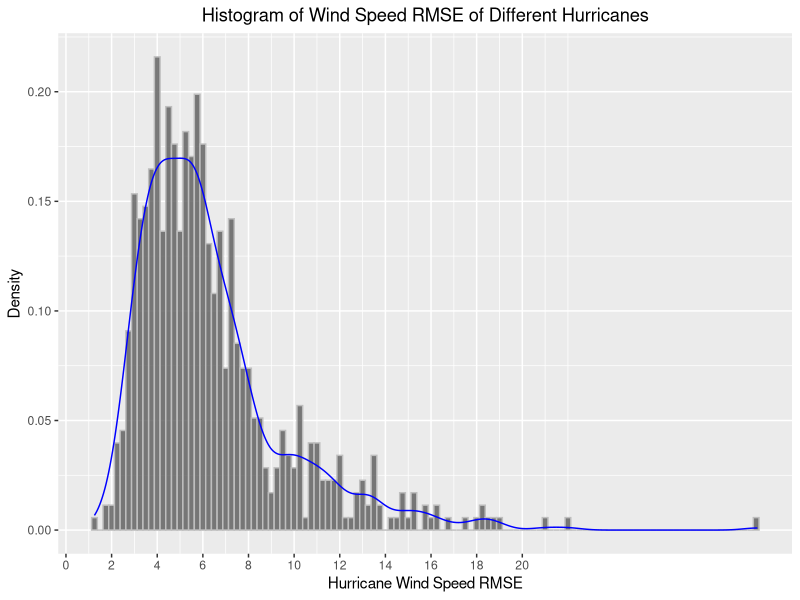
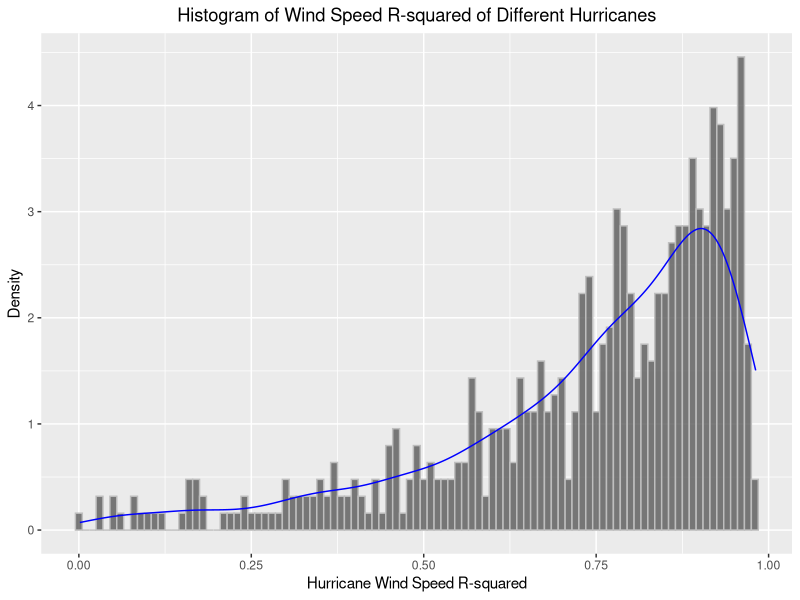
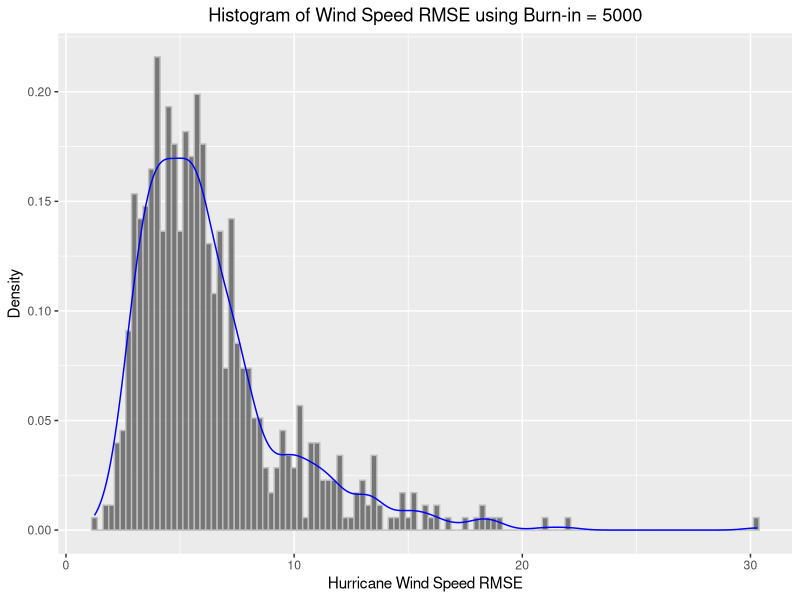
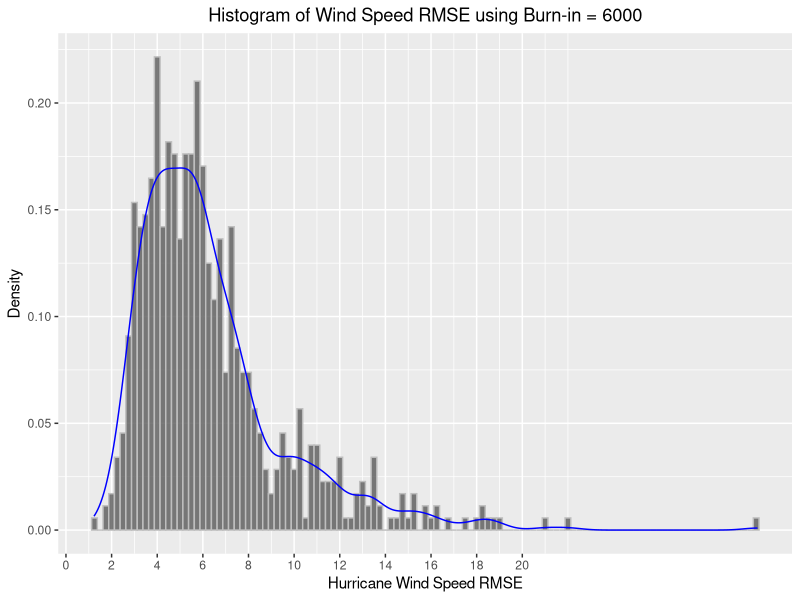
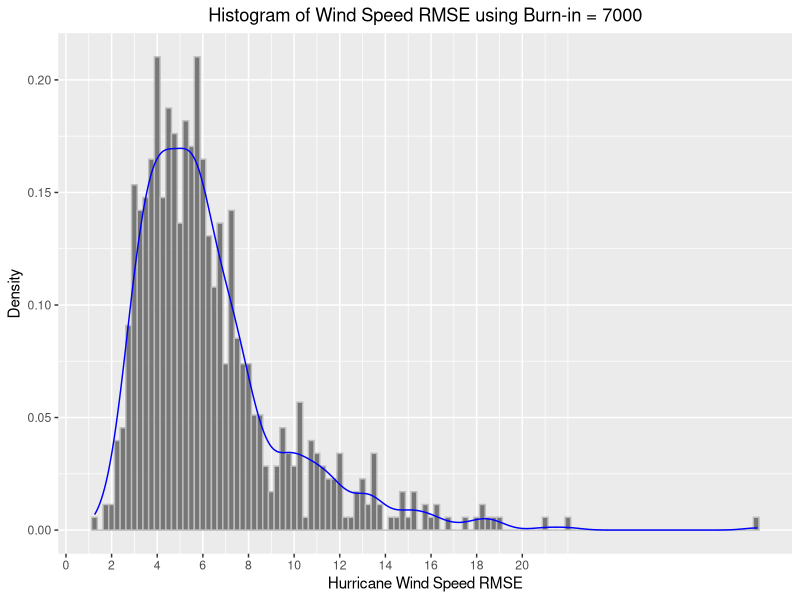
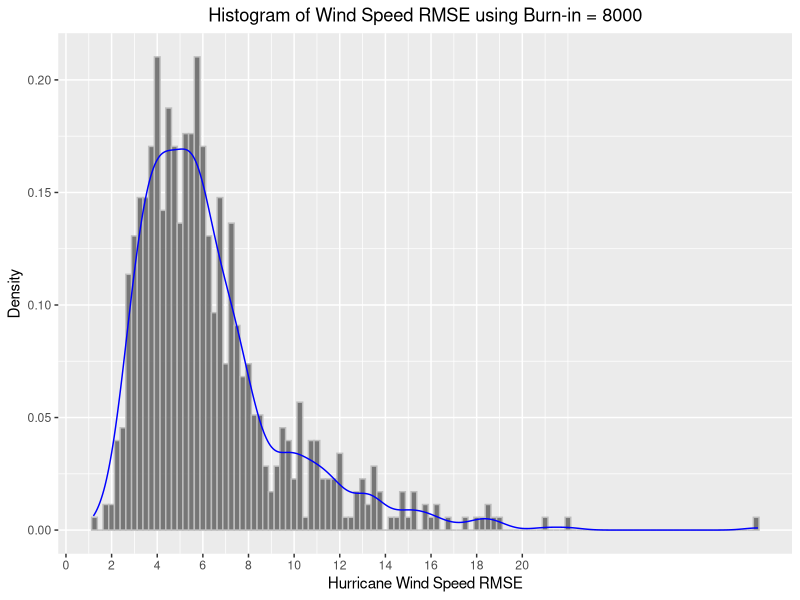
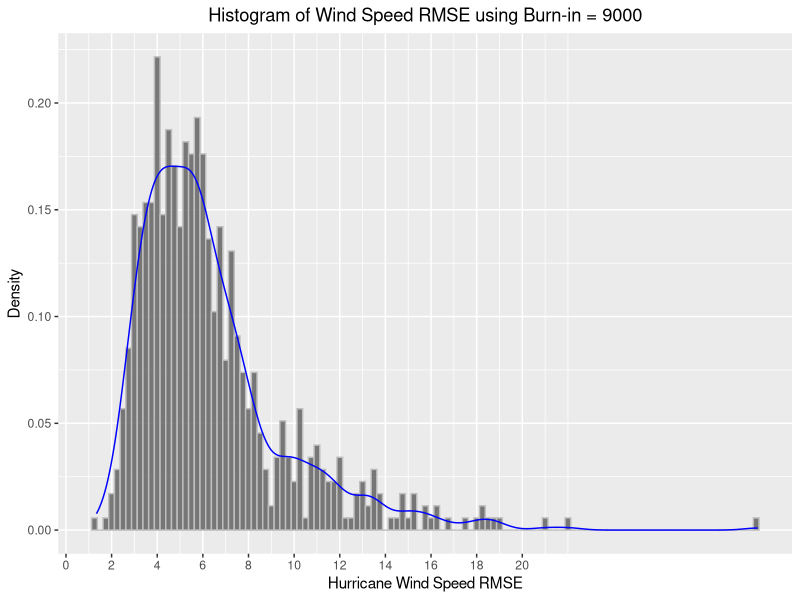
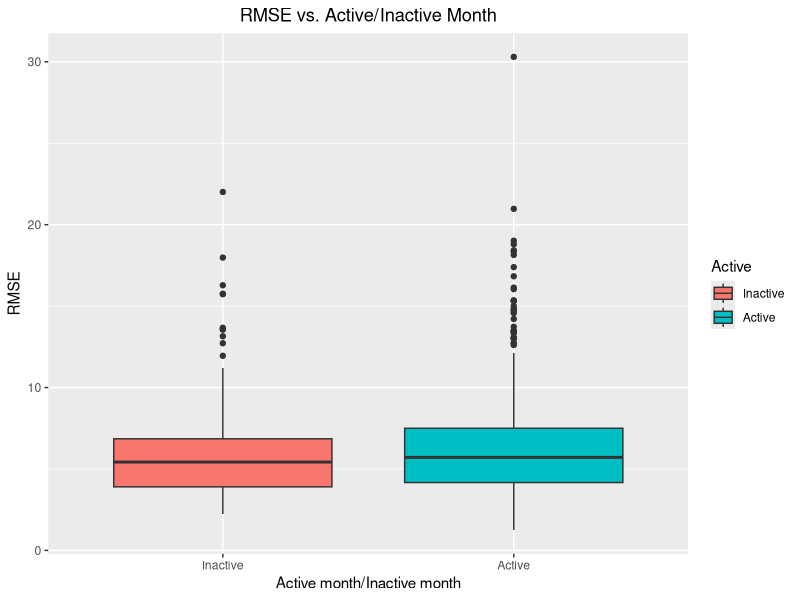

The R source for these figures, in order:
## ---- chunk 1
options(warn = -1, message = FALSE)

library(MASS)
library(tidyverse)
library(ggridges)
library(dplyr)
library(broom)
library(gridExtra)
## ---- chunk 2
# prior settings from MCMC.rmd, not to be shown in the pdf file.
origin_df = read.csv("hurrican703.csv")

hurricane_df = origin_df %>% 
  mutate(
    Active = ifelse(Month %in% month.name[8:10], "Active", "Inactive"),
    Active = factor(Active, levels = c("Inactive", "Active")),
    Month = factor(Month, levels = month.name[-c(2:3)]), # April-January (January ref, may choose another)
    Nature = as.factor(Nature), # TS,ET,DS,SS,NR (DS ref, may choose another)
    # note: one hurricane can have multiple natures throughout its life
    time = gsub("[()]", "", time),
    time = paste0(ifelse(substr(time, 1, 2) > 23, "19", "20"), time),
    time = as.POSIXct(time, format = "%Y-%m-%d %H:%M:%S"),
    hour = substr(time, 12, 19)
  ) %>% 
  # remove data not at six-hour time intervals. (613 observations)
  filter(hour %in% c("00:00:00", "06:00:00", "12:00:00", "18:00:00")) %>% 
  dplyr::select(-hour)

# remove hurricanes that has only 2 (<3) observations (change the threshold if you wish)
few_id = hurricane_df %>% 
  group_by(ID) %>% 
  summarize(obs = n()) %>% 
  filter(obs < 3) %>% 
  .$ID
hurricane_df = hurricane_df %>% filter(!(ID %in% few_id)) # remove 3 hurricanes

# manually correct hurricanes that have same names but are actually different
hurricane_df = 
  hurricane_df %>% 
  mutate(
    # 2 hurricanes with the name ALICE.1954
    ID = ifelse(ID == "ALICE.1954" & Month == "June", "ALICE.1954(1)", ID),
    ID = ifelse(ID == "ALICE.1954", "ALICE.1954(2)", ID),
    # 4 hurricanes with the name SUBTROP:UNNAMED.1974
    ID = ifelse(ID == "SUBTROP:UNNAMED.1974" & Month == "June", "SUBTROP:UNNAMED.1974(1)", ID),
    ID = ifelse(ID == "SUBTROP:UNNAMED.1974" & Month == "July", "SUBTROP:UNNAMED.1974(2)", ID),
    ID = ifelse(ID == "SUBTROP:UNNAMED.1974" & Month == "August", "SUBTROP:UNNAMED.1974(3)", ID),
    ID = ifelse(ID == "SUBTROP:UNNAMED.1974", "SUBTROP:UNNAMED.1974(4)", ID),
    # 2 hurricanes with the name SUBTROP:UNNAMED.1976
    ID = ifelse(ID == "SUBTROP:UNNAMED.1976" & Month == "May", "SUBTROP:UNNAMED.1976(1)", ID),
    ID = ifelse(ID == "SUBTROP:UNNAMED.1976", "SUBTROP:UNNAMED.1976(2)", ID)
  ) %>% 
  mutate(Season = Season - 1950) # scale the year

# data partition, no need to partition data
Training = hurricane_df

n = length(unique(Training$ID))

Y = split(Training$Wind.kt, Training$ID) %>% 
  lapply(function(x) x[-c(1:2)])

X = Training %>% 
  group_by(ID) %>% 
  slice(1) %>% 
  dplyr::select(ID, Season, Active, Nature) %>% 
  ungroup(ID)
X = model.matrix(~., X[-1])[,-1]

Z = Training %>% 
  group_by(ID) %>% 
  mutate(
    intercept = 1,
    wind_pre = lag(Wind.kt),
    lat_diff = lag(Latitude) - lag(Latitude, 2),
    long_diff = lag(Longitude) - lag(Longitude, 2),
    wind_diff = lag(Wind.kt) - lag(Wind.kt, 2),
  ) %>% 
  drop_na %>% 
  dplyr::select(ID, intercept, wind_pre, lat_diff, long_diff, wind_diff)
Z = split(Z[, names(Z)[-1]], Z$ID) %>% 
  lapply(as.matrix)

m = Training %>% 
  group_by(ID) %>% 
  summarize(obs = n() - 2) %>% 
  .$obs
## ---- chunk 3
# load parameters
beta_list = read.csv("./data/B_list_lastmean.csv")
gamma_list = read.csv("./data/gamma_list.csv")
## ---- chunk 4
Speed_Prediction = function(beta, gamma, burn_bindex, burn_times){
  # final parameters to be used
  # the rows of beta_sample means the last 5000, 4000, 3000, 2000 and 1000
  # burn in the MC chains. change this based on the resulting plots
  # if burn-in is set to 5000, then we set burn_bindex as 1 to pick the 4th row of beta_sample
  # index is the useful samples (used for estimates & CIs)
  para_beta = beta[burn_bindex,]
  para_beta = as.matrix(para_beta)
  index = (burn_times + 1):10000
  gamma_sample = gamma[index, ]
  para_gamma = rbind(colMeans(gamma_sample))
  
  # prediction function
  Windspeed_Predict = function(index_hurricane, index_time){
    predict_speed = 
      Z[[index_hurricane]][index_time,] %*% para_beta[((index_hurricane - 1) * 5 + 1):((index_hurricane - 1) * 5 + 5)] + 
      (X %*% t(para_gamma))[index_hurricane, ]
    return(predict_speed)
  }
  
  # initialize prediction table
  Y_table = split(Training$Wind.kt, Training$ID) %>% 
    lapply(function(x) x[-c(1:2)]) %>%
    lapply(as.data.frame) %>%
    lapply(function(df) {
      df$wind_obs = df$`X[[i]]`
      df$wind_predict = df$wind_obs
      df = as.matrix(df)
      subset(df, select = c("wind_obs", "wind_predict"))
    })
  
  # updating prediction table
  for (i in 1:length(names(Z))) {
   for (j in 1:nrow(Z[[i]])) {
   Y_table[[i]][, 2][j] = Windspeed_Predict(i, j)
    } 
  }
  return(Y_table)
}
## ---- chunk 5
Y_table_set = Speed_Prediction(beta = beta_list, gamma = gamma_list, burn_bindex = 1, burn_times = 5000)

Visual_Table = function(Y_table_input){
  Y_table = Y_table_input
  hurri_res = data.frame(ID = "example",
                         RMSE = 0,
                         R_squared = 0)
  for (i in 1:length(names(Z))) {
    # calculate
    RMSE = sqrt(mean((Y_table[[i]][,1] - Y_table[[i]][,2])^2))
    # calculate R^2
    y = Y_table[[i]][,1]
    y_hat = Y_table[[i]][,2]
    mean_y = mean(y)
    SSR = sum((y_hat - y)^2)
    SST = sum((y - mean_y)^2)
    R_squared = 1 - SSR/SST
    new_row = c(names(Z)[i], RMSE, R_squared)
    hurri_res = rbind(hurri_res, new_row)
  }
  
  hurri_res = hurri_res[-1, ]
  hurri_res$RMSE = as.numeric(hurri_res$RMSE)
  hurricane_info = Training %>% 
    group_by(ID) %>% 
    slice(1) %>% 
    dplyr::select(ID, Season, Month, Nature) %>% 
    ungroup(ID) %>%
    mutate(
      Active = ifelse(Month %in% month.name[8:10], "Active", "Inactive"),
      Active = factor(Active, levels = c("Inactive", "Active")))
  
  hurricane_loc = Training %>%
    distinct(ID, .keep_all = TRUE) %>%
    dplyr::select(ID, Latitude, Longitude, Wind.kt) %>%
    mutate(Start_Lat = Latitude,
           Start_Lon = Longitude,
           Start_Speed = Wind.kt) %>%
    dplyr::select(ID, Start_Lat, Start_Lon, Start_Speed)
  
  hurricane_info = left_join(hurricane_info, hurricane_loc, by = "ID")
  
  hurri_res = left_join(hurri_res, hurricane_info, by = "ID")
  
  hurri_res$R_squared = as.numeric(hurri_res$R_squared)
  
  return(hurri_res)
}
## ---- chunk 6
hurri_res = Visual_Table(Y_table_set)

hurri_res_brief = hurri_res %>%
  dplyr::select(c(1:3)) %>%
  head(15)

write.csv(hurri_res_brief, "data/prediction_brief.csv", row.names = FALSE)
write.csv(hurri_res, "data/prediction_all.csv", row.names = FALSE)

hurri_res_brief %>%
  knitr::kable(digits = 4)
## ---- chunk 7
# overall density of RMSE
ggplot(hurri_res, aes(x = RMSE)) +
  geom_histogram(aes(y = after_stat(density)), binwidth = 0.25, alpha = 0.8, color = "grey") +
  geom_density(size = 0.5, color = "blue", lty = 1) + 
  scale_x_continuous(breaks = seq(0, 20, by = 2)) + 
  labs(title = "Histogram of Wind Speed RMSE of Different Hurricanes", x = "Hurricane Wind Speed RMSE", y = "Density") +
  theme(plot.title = element_text(hjust = 0.5))
## ---- chunk 8
# overall density of R-squared
ggplot(hurri_res %>% filter(0 <= R_squared & R_squared <= 1), aes(x = R_squared)) +
  geom_histogram(aes(y = after_stat(density)), binwidth = 0.01, alpha = 0.8, color = "grey") +
  geom_density(size = 0.5, color = "blue", lty = 1) + 
  labs(title = "Histogram of Wind Speed R-squared of Different Hurricanes", x = "Hurricane Wind Speed R-squared", y = "Density") +
  theme(plot.title = element_text(hjust = 0.5))
## ---- chunk 9
# density of RMSE using different burn-in times
Y_table_5000 = Speed_Prediction(beta = beta_list, gamma = gamma_list, burn_bindex = 1, burn_times = 5000)
Y_table_6000 = Speed_Prediction(beta = beta_list, gamma = gamma_list, burn_bindex = 2, burn_times = 6000)
Y_table_7000 = Speed_Prediction(beta = beta_list, gamma = gamma_list, burn_bindex = 3, burn_times = 7000)
Y_table_8000 = Speed_Prediction(beta = beta_list, gamma = gamma_list, burn_bindex = 4, burn_times = 8000)
Y_table_9000 = Speed_Prediction(beta = beta_list, gamma = gamma_list, burn_bindex = 5, burn_times = 9000)

RMSE_5000 = Visual_Table(Y_table_5000) %>%
  mutate(group = "5000")
RMSE_6000 = Visual_Table(Y_table_6000) %>%
  mutate(group = "6000")
RMSE_7000 = Visual_Table(Y_table_7000) %>%
  mutate(group = "7000")
RMSE_8000 = Visual_Table(Y_table_8000) %>%
  mutate(group = "8000")
RMSE_9000 = Visual_Table(Y_table_9000) %>%
  mutate(group = "9000")

ggplot(RMSE_5000, aes(x = RMSE)) +
  geom_histogram(aes(y = after_stat(density)), binwidth = 0.25, alpha = 0.8, color = "grey") +
  geom_density(size = 0.5, color = "blue", lty = 1) + 
  labs(title = "Histogram of Wind Speed RMSE using Burn-in = 5000", x = "Hurricane Wind Speed RMSE", y = "Density") +
  theme(plot.title = element_text(hjust = 0.5))

ggplot(RMSE_6000, aes(x = RMSE)) +
  geom_histogram(aes(y = after_stat(density)), binwidth = 0.25, alpha = 0.8, color = "grey") +
  geom_density(size = 0.5, color = "blue", lty = 1) + 
  scale_x_continuous(breaks = seq(0, 20, by = 2)) + 
  labs(title = "Histogram of Wind Speed RMSE using Burn-in = 6000", x = "Hurricane Wind Speed RMSE", y = "Density") +
  theme(plot.title = element_text(hjust = 0.5))

ggplot(RMSE_7000, aes(x = RMSE)) +
  geom_histogram(aes(y = after_stat(density)), binwidth = 0.25, alpha = 0.8, color = "grey") +
  geom_density(size = 0.5, color = "blue", lty = 1) + 
  scale_x_continuous(breaks = seq(0, 20, by = 2)) + 
  labs(title = "Histogram of Wind Speed RMSE using Burn-in = 7000", x = "Hurricane Wind Speed RMSE", y = "Density") +
  theme(plot.title = element_text(hjust = 0.5))

ggplot(RMSE_8000, aes(x = RMSE)) +
  geom_histogram(aes(y = after_stat(density)), binwidth = 0.25, alpha = 0.8, color = "grey") +
  geom_density(size = 0.5, color = "blue", lty = 1) + 
  scale_x_continuous(breaks = seq(0, 20, by = 2)) + 
  labs(title = "Histogram of Wind Speed RMSE using Burn-in = 8000", x = "Hurricane Wind Speed RMSE", y = "Density") +
  theme(plot.title = element_text(hjust = 0.5))

ggplot(RMSE_9000, aes(x = RMSE)) +
  geom_histogram(aes(y = after_stat(density)), binwidth = 0.25, alpha = 0.8, color = "grey") +
  geom_density(size = 0.5, color = "blue", lty = 1) + 
  scale_x_continuous(breaks = seq(0, 20, by = 2)) + 
  labs(title = "Histogram of Wind Speed RMSE using Burn-in = 9000", x = "Hurricane Wind Speed RMSE", y = "Density") +
  theme(plot.title = element_text(hjust = 0.5))
## ---- chunk 10
# distribution of RMSE on hurricane nature
nature1=ggplot(hurri_res, aes(x = Nature, y = RMSE, fill = Nature)) + 
  geom_boxplot() + 
  scale_color_manual(values = c("#E69F00", "#56B4E9", "#009E73", "#F0E442", "#0072B2")) +
  labs(title = "RMSE vs. Nature", x = "Nature", y = "RMSE") + 
  theme(plot.title = element_text(hjust = 0.5))


nature2=ggplot(hurri_res, aes(x = RMSE, fill = Nature)) + 
  geom_density(alpha = 0.5) + 
  labs(title = "RMSE vs. Nature", x = "RMSE", fill = "Nature") + 
  theme(plot.title = element_text(hjust = 0.5))




# distribution of RMSE on hurricane active months
ggplot(hurri_res, aes(x = Active, y = RMSE, fill = Active)) + 
  geom_boxplot() + 
  labs(title = "RMSE vs. Active/Inactive Month", x = "Active month/Inactive month", y = "RMSE") + 
  theme(plot.title = element_text(hjust = 0.5))

ggplot(hurri_res, aes(x = RMSE, fill = Active)) + 
  geom_density(alpha = 0.5) + 
  labs(title = "RMSE vs. Active/Inactive Month", x = "RMSE", fill = "Active month/Inactive month") + 
  theme(plot.title = element_text(hjust = 0.5))

ggplot(hurri_res, aes(x = Month, y = RMSE, fill = Month)) + 
  geom_boxplot() + 
  labs(title = "RMSE vs. Month of Year", x = "Month of Year", y = "RMSE") + 
  theme(plot.title = element_text(hjust = 0.5))

ggplot(hurri_res, aes(x = RMSE, fill = Month)) + 
  geom_density(alpha = 0.5) + 
  labs(title = "RMSE vs. Month of Year",x = "RMSE", fill = "Month of Year") + 
  theme(plot.title = element_text(hjust = 0.5))


# distribution of RMSE on hurricane season
ggplot(hurri_res %>% filter(Season < 20) %>% mutate(Season = factor(Season)), aes(x = RMSE, y = Season)) + 
  geom_density_ridges(scale = 0.8) + 
  labs(title = "RMSE from start year to 1970",x = "RMSE", y = "Season") + 
  theme(plot.title = element_text(hjust = 0.5))

ggplot(hurri_res %>% filter(Season >= 20 & Season < 40) %>% mutate(Season = factor(Season)), aes(x = RMSE, y = Season)) + 
  geom_density_ridges(scale = 0.8) + 
  labs(title = "RMSE from 1970 to 1990", x = "RMSE", y = "Season") + 
  theme(plot.title = element_text(hjust = 0.5))

ggplot(hurri_res %>% filter(Season >= 40 & Season < 63) %>% mutate(Season = factor(Season)), aes(x = RMSE, y = Season)) + 
  geom_density_ridges(scale = 0.8) + 
  labs(title = "RMSE from 1990 to 2013", x = "RMSE", y = "Season") + 
  theme(plot.title = element_text(hjust = 0.5))
## ---- chunk 11
for (i in 1:5) {
  example_hurri = as.data.frame(Y_table_set[[i*5]])
  example_hurri$index = 1:nrow(example_hurri)
  
  # example visualization of example hurricanes
  graph_a = ggplot(example_hurri, aes(x = wind_predict, y = wind_obs)) + 
    geom_point() + 
    geom_smooth(method = "lm", se = FALSE) + 
    labs(title = paste("Observation vs. Prediction of", "Example Hurricane", i), x = "Prediction", y = "Observation") +
    theme(plot.title = element_text(hjust = 0.5))
  
  graph_b = ggplot(example_hurri, aes(x = index)) +
    geom_point(aes(y = wind_obs, color = "Observed")) +
    geom_point(aes(y = wind_predict, color = "Predicted")) +
    geom_line(aes(y = wind_obs, color = "Observed")) +
    geom_line(aes(y = wind_predict, color = "Predicted")) +
    labs(title = paste("Fitting Performance", "Example Hurricane", i), x = "Time Index", y = "Wind Speed") +
    scale_color_manual(name = "Legend",
                       values = c("Observed" = "#1E90FF", "Predicted" = "orange"),
                       labels = c("Observation", "Prediction")) + 
    theme(plot.title = element_text(hjust = 0.5))
  
  ggsave(filename = paste0("predict_plots/", "plot_", i, "_a.png"), plot = graph_a, width = 6, height = 4, dpi = 300)
  ggsave(filename = paste0("predict_plots/", "plot_", i, "_b.png"), plot = graph_b, width = 6, height = 4, dpi = 300)

}


## ---- chunk 12
ID_name=as.matrix(Training %>% 
  group_by(ID) %>% 
  slice(1) %>% dplyr::select(ID))


plot_list_a = list()
plot_list_b = list()

for (i in 1:5) {
  example_hurri = as.data.frame(Y_table_set[[i*5]])
  example_hurri$index = 1:nrow(example_hurri)
  
  # example visualization of example hurricanes
  graph_a = ggplot(example_hurri, aes(x = wind_predict, y = wind_obs)) + 
    geom_point() + 
    geom_smooth(method = "lm", se = FALSE) + 
    labs(title = ID_name[i*5,], x = "Prediction", y = "Observation") +
    theme(plot.title = element_text(hjust = 0.5))
  
  graph_b = ggplot(example_hurri, aes(x = index)) +
    geom_point(aes(y = wind_obs, color = "Observed")) +
    geom_point(aes(y = wind_predict, color = "Predicted")) +
    geom_line(aes(y = wind_obs, color = "Observed")) +
    geom_line(aes(y = wind_predict, color = "Predicted")) +
    labs(title = ID_name[i*5,], x = "Time Index", y = "Wind Speed") +
        scale_color_manual(name = "Legend",
                       values = c("Observed" = "#1E90FF", "Predicted" = "orange"),
                       labels = c("Observation", "Prediction"))+
    theme(plot.title = element_text(hjust = 0.5))
  plot_list_a[[i]] = graph_a
  plot_list_b[[i]] = graph_b

}



grid_a = grid.arrange(grobs = plot_list_a[c(1:4)], ncol = 2, nrow=2)
grid_b = grid.arrange(grobs = plot_list_b[c(1:4)], ncol = 2, nrow=2)




ggsave(filename = "predic_plots/a_1_4.png",grid_a,width = 6, height = 4, dpi = 300)
ggsave(filename = "predic_plots/b_1_4.png",grid_b,width = 6, height = 4, dpi = 300)
## ---- chunk 13
library(cowplot)

# create the plots
plot_list_c = list()

for (i in 1:5) {
  example_hurri = as.data.frame(Y_table_set[[i*5]])
  example_hurri$index = 1:nrow(example_hurri)
  
  graph_b = ggplot(example_hurri, aes(x = index)) +
    geom_point(aes(y = wind_obs, color = "Observed")) +
    geom_point(aes(y = wind_predict, color = "Predicted")) +
    geom_line(aes(y = wind_obs, color = "Observed")) +
    geom_line(aes(y = wind_predict, color = "Predicted")) +
    labs(title = ID_name[i*5,], x = "Time Index", y = "Wind Speed") +
    theme(legend.position = "none") +
    theme(plot.title = element_text(hjust = 0.5))
  
  plot_list_c[[i]] = graph_b
}

# arrange the plots using grid.arrange
grid_c = grid.arrange(grobs = plot_list_c[c(1:4)], ncol = 2, nrow = 2)

# extract the legends from each plot


# merge the legends into one common legend
legend = cowplot::get_legend(plot_list_c[[1]] + theme(legend.position = "bottom"))

# add the common legend to the grid of plots
plot_grid(grid_c, legend, ncol = 1, rel_heights = c(1, .1))
